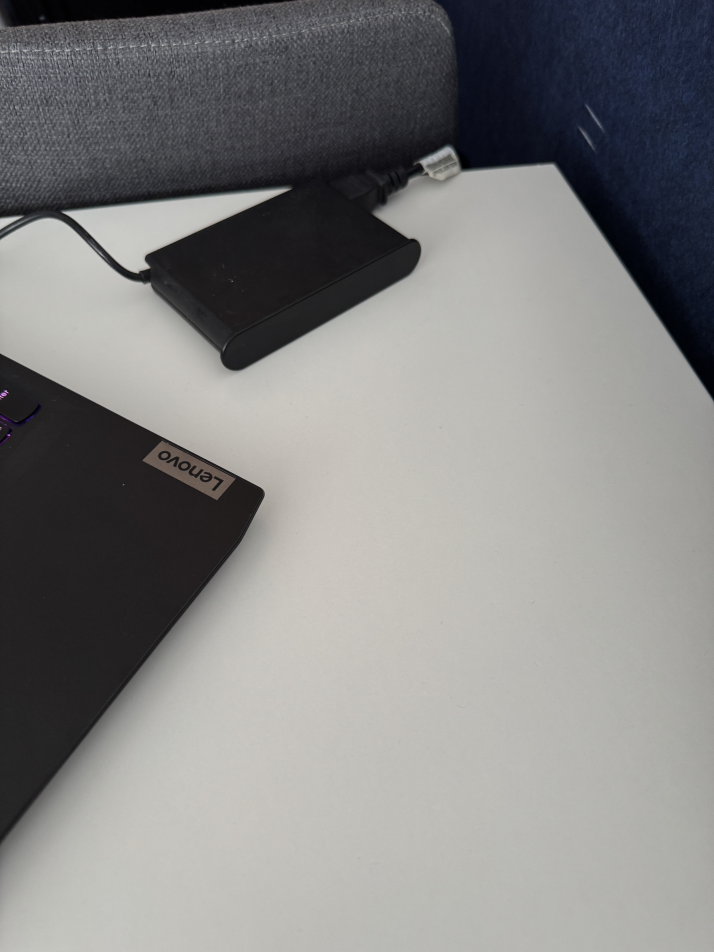
#> input picture OPENCV/IMG_3574.JPG, 4284 x 5712 px (shown at 1/6 size)
$ python anothertest.py
#> lines starting #> are read from the running program, lines starting #| are printed output that depends on the picture; after the words box and inside, x2 and y2 are one past the last pixel; in counts of white or black regions, pixels touching at a corner belong together; long printed decimals are rounded
# Import required libraries
import cv2
import numpy as np

# Load the input images
img1 = cv2.imread('IMG_3574.JPG')
#> img1 is the input picture: shape (5712, 4284, 3); mean B, G, R 130.9, 131.6, 132
img2 = cv2.imread('IMG_3573.JPG')
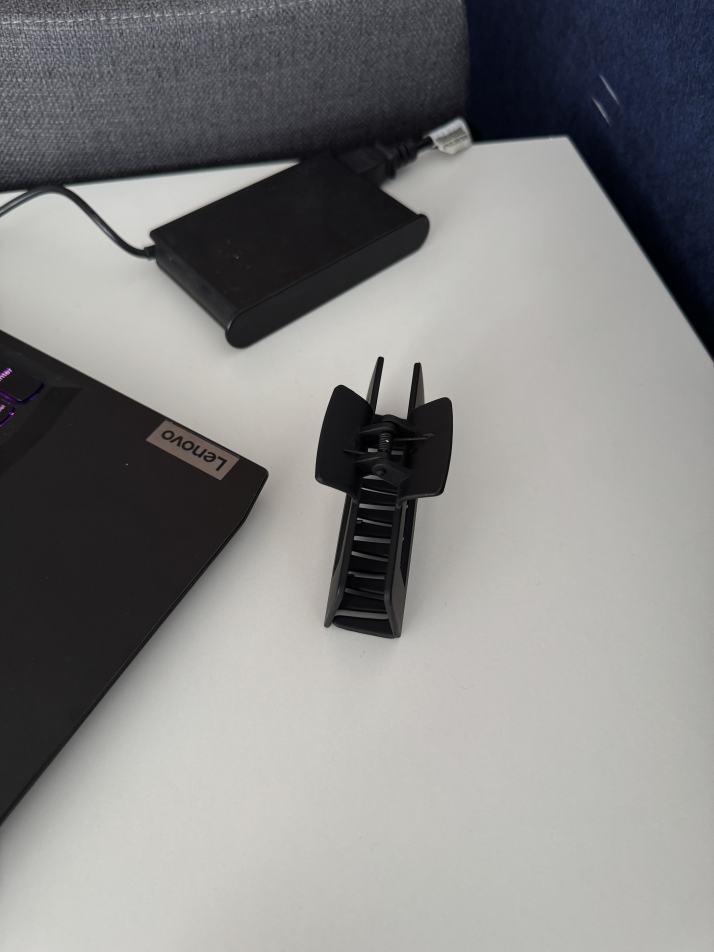
#> input picture OPENCV/IMG_3573.JPG, 4284 x 5712 px (shown at 1/6 size)
#> img2 is the input picture: shape (5712, 4284, 3); mean B, G, R 132.2, 132.8, 133.2

# Resize images to 640x480
img1 = cv2.resize(img1, (640, 480), interpolation=cv2.INTER_AREA)
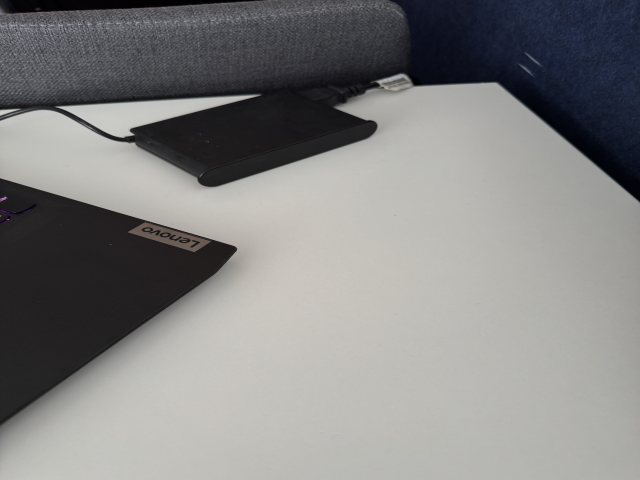
#> img1: shape (480, 640, 3); mean B, G, R 130.9, 131.6, 132
img2 = cv2.resize(img2, (640, 480), interpolation=cv2.INTER_AREA)
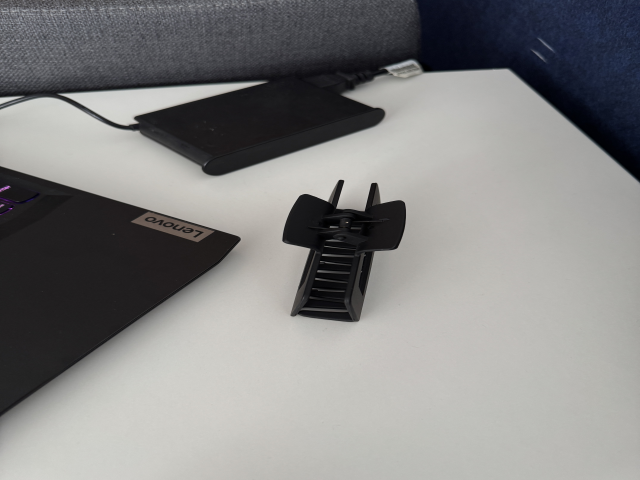
#> img2: shape (480, 640, 3); mean B, G, R 132.2, 132.8, 133.2

# Convert the images to grayscale
gray1 = cv2.cvtColor(img1, cv2.COLOR_BGR2GRAY)
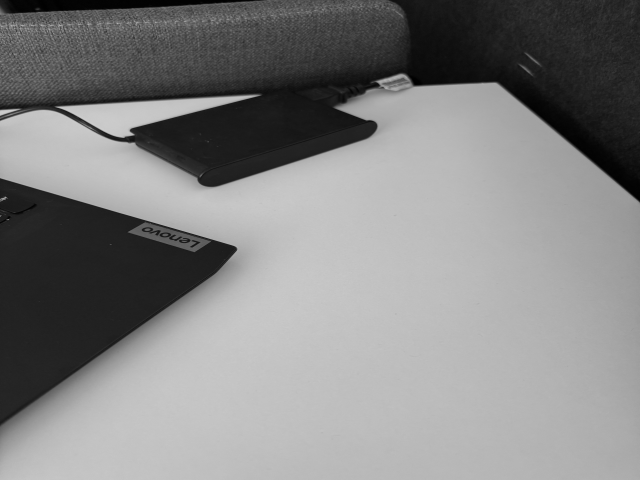
#> gray1: shape (480, 640); min 0, max 207, mean 131.7
gray2 = cv2.cvtColor(img2, cv2.COLOR_BGR2GRAY)
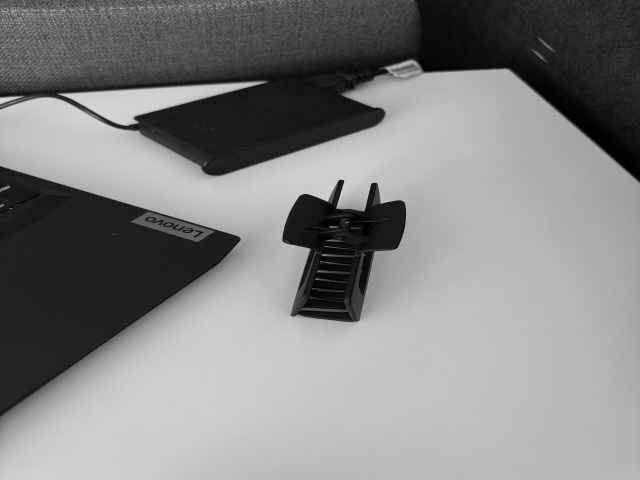
#> gray2: shape (480, 640); min 0, max 214, mean 132.9

# Define the function to compute MSE between two images
def mse(img1, img2):
    h, w = img1.shape
#> h = 480; w = 640
    diff = cv2.subtract(img1, img2)
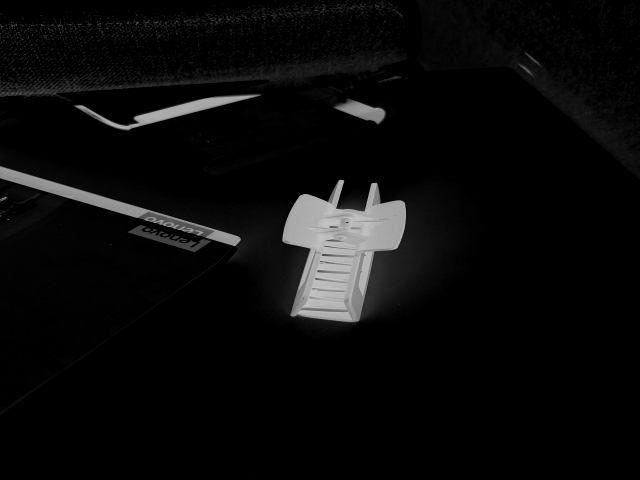
#> diff: shape (480, 640); min 0, max 196, mean 10.6
    err = np.sum(diff**2)
#> err = 6626233
    mse = err / (float(h * w))
#> mse = 21.57
    return mse, diff

# Compute MSE and the difference image
error, diff = mse(gray1, gray2)
#> error = 21.57
print("Image matching Error between the two images:", error)
#| Image matching Error between the two images: 21.570

# Threshold the difference image to get significant changes
_, thresh = cv2.threshold(diff, 30, 255, cv2.THRESH_BINARY)
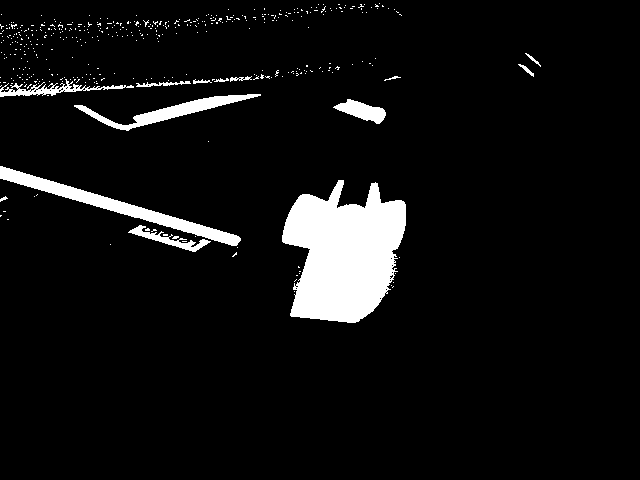
#> thresh: shape (480, 640); 6.5% white; 418 white regions (404 under 20 px)

# Find contours of the differences
contours, _ = cv2.findContours(thresh, cv2.RETR_EXTERNAL, cv2.CHAIN_APPROX_SIMPLE)
#> contours = 418 contours, 407 with area under 20; largest, box (x1, y1, x2, y2) and area: (282, 180, 406, 323) 11924, (0, 166, 241, 246) 2648, (74, 94, 261, 131) 1422, (333, 99, 386, 124) 616, (0, 79, 134, 97) 520

# Draw a rectangle around the major difference
if contours:
    largest_contour = max(contours, key=cv2.contourArea)
#> largest_contour = contour of 318 points, box (x1, y1, x2, y2) (282, 180, 406, 323), area 11924
    if cv2.contourArea(largest_contour) > 100:  # Filter by minimum area
        x, y, w, h = cv2.boundingRect(largest_contour)
#> x = 282; y = 180; w = 124; h = 143
        cv2.rectangle(img1, (x, y), (x + w, y + h), (0, 255, 0), 2)  # Draw rectangle on img1

# Display original images and difference image with highlighted areas
cv2.imshow("Original Image 1", img1)
cv2.imshow("Original Image 2", img2)

cv2.waitKey(0)
cv2.destroyAllWindows()
